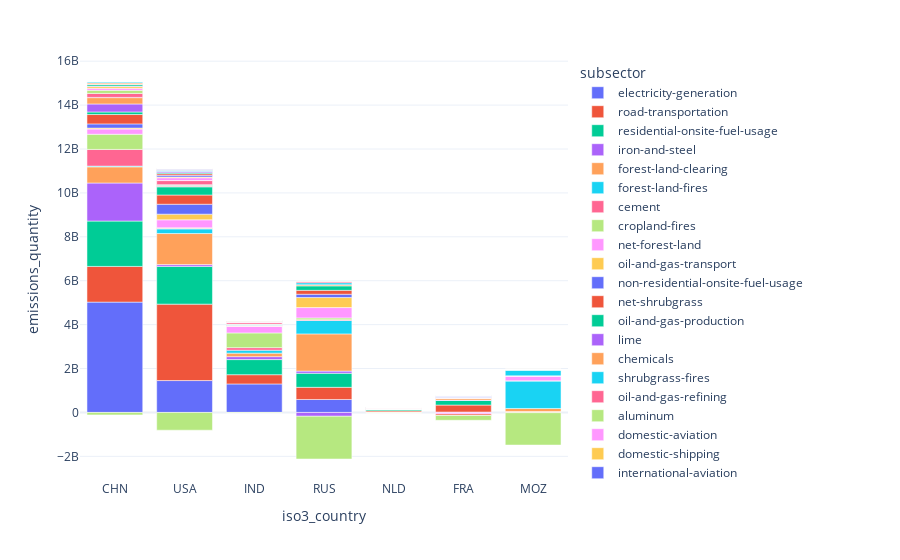

Notebook cell for this chart:
### Markdown cell above
Looking now at emissions and gathering by country, we get a plot relatively similar to what we saw in the section above.


Again, France and the Netherlands barely appear in this graph, and Mozambique's forest management practices have an enormous impact.

### Code cell
px.bar(
(sdf_gy
.group_by(c_iso3_country, c_subsector)
 .agg(c_emissions_quantity.sum())
     .sort([c_emissions_quantity], descending=True)
 .filter(c_iso3_country.is_in(["CHN", "USA", "IND", "RUS","MOZ","FRA", "NLD"]))
 .collect()
)
    ,x=ISO3_COUNTRY, y=EMISSIONS_QUANTITY,color=SUBSECTOR,log_y=False)

### Figure 1 — Plotly figure (JSON) as saved in the notebook; plotly's stock layout.template omitted (floating-point values rounded to 4 significant figures)
{"data": [{"alignmentgroup": "True", "hovertemplate": "subsector=electricity-generation<br>iso3_country=%{x}<br>emissions_quantity=%{y}<extra></extra>", "legendgroup": "electricity-generation", "marker": {"color": "#636efa", "pattern": {"shape": ""}}, "name": "electricity-generation", "offsetgroup": "electricity-generation", "orientation": "v", "showlegend": true, "textposition": "auto", "type": "bar", "x": ["CHN", "USA", "IND", "RUS", "NLD", "FRA", "MOZ"], "xaxis": "x", "y": [5025000000.0, 1452000000.0, 1298000000.0, 590447545, 22940000.0, 16677507, 1203000.0], "yaxis": "y"}, {"alignmentgroup": "True", "hovertemplate": "subsector=road-transportation<br>iso3_country=%{x}<br>emissions_quantity=%{y}<extra></extra>", "legendgroup": "road-transportation", "marker": {"color": "#EF553B", "pattern": {"shape": ""}}, "name": "road-transportation", "offsetgroup": "road-transportation", "orientation": "v", "showlegend": true, "textposition": "auto", "type": "bar", "x": ["USA", "CHN", "RUS", "IND", "FRA", "NLD", "MOZ"], "xaxis": "x", "y": [3481000000.0, 1626000000.0, 553800000.0, 421600000.0, 319900000.0, 52020000.0, 36890000.0], "yaxis": "y"}, {"alignmentgroup": "True", "hovertemplate": "subsector=residential-onsite-fuel-usage<br>iso3_country=%{x}<br>emissions_quantity=%{y}<extra></extra>", "legendgroup": "residential-onsite-fuel-usage", "marker": {"color": "#00cc96", "pattern": {"shape": ""}}, "name": "residential-onsite-fuel-usage", "offsetgroup": "residential-onsite-fuel-usage", "orientation": "v", "showlegend": true, "textposition": "auto", "type": "bar", "x": ["CHN", "USA", "IND", "RUS", "FRA", "NLD", "MOZ"], "xaxis": "x", "y": [2066000000.0, 1719000000.0, 688100000.0, 639300000.0, 206700000.0, 64920000.0, 498100.0], "yaxis": "y"}, {"alignmentgroup": "True", "hovertemplate": "subsector=iron-and-steel<br>iso3_country=%{x}<br>emissions_quantity=%{y}<extra></extra>", "legendgroup": "iron-and-steel", "marker": {"color": "#ab63fa", "pattern": {"shape": ""}}, "name": "iron-and-steel", "offsetgroup": "iron-and-steel", "orientation": "v", "showlegend": true, "textposition": "auto", "type": "bar", "x": ["CHN", "IND", "RUS", "USA", "FRA", "NLD"], "xaxis": "x", "y": [1733000000.0, 134600000.0, 99470000.0, 80540000.0, 21980000.0, 14920000.0], "yaxis": "y"}, {"alignmentgroup": "True", "hovertemplate": "subsector=forest-land-clearing<br>iso3_country=%{x}<br>emissions_quantity=%{y}<extra></extra>", "legendgroup": "forest-land-clearing", "marker": {"color": "#FFA15A", "pattern": {"shape": ""}}, "name": "forest-land-clearing", "offsetgroup": "forest-land-clearing", "orientation": "v", "showlegend": true, "textposition": "auto", "type": "bar", "x": ["RUS", "USA", "CHN", "IND", "MOZ", "FRA", "NLD"], "xaxis": "x", "y": [1695000000.0, 1416000000.0, 736400000.0, 159200000.0, 142200000.0, 83860000.0, 1562000.0], "yaxis": "y"}, {"alignmentgroup": "True", "hovertemplate": "subsector=forest-land-fires<br>iso3_country=%{x}<br>emissions_quantity=%{y}<extra></extra>", "legendgroup": "forest-land-fires", "marker": {"color": "#19d3f3", "pattern": {"shape": ""}}, "name": "forest-land-fires", "offsetgroup": "forest-land-fires", "orientation": "v", "showlegend": true, "textposition": "auto", "type": "bar", "x": ["MOZ", "RUS", "USA", "IND", "CHN", "FRA", "NLD"], "xaxis": "x", "y": [1255000000.0, 612700000.0, 212000000.0, 135200000.0, 33830000.0, 2011000.0, 3500.0], "yaxis": "y"}, {"alignmentgroup": "True", "hovertemplate": "subsector=cement<br>iso3_country=%{x}<br>emissions_quantity=%{y}<extra></extra>", "legendgroup": "cement", "marker": {"color": "#FF6692", "pattern": {"shape": ""}}, "name": "cement", "offsetgroup": "cement", "orientation": "v", "showlegend": true, "textposition": "auto", "type": "bar", "x": ["CHN", "IND", "RUS", "USA", "FRA"], "xaxis": "x", "y": [760500000.0, 115500000.0, 32750000.0, 31570000.0, 11140000.0], "yaxis": "y"}, {"alignmentgroup": "True", "hovertemplate": "subsector=cropland-fires<br>iso3_country=%{x}<br>emissions_quantity=%{y}<extra></extra>", "legendgroup": "cropland-fires", "marker": {"color": "#B6E880", "pattern": {"shape": ""}}, "name": "cropland-fires", "offsetgroup": "cropland-fires", "orientation": "v", "showlegend": true, "textposition": "auto", "type": "bar", "x": ["CHN", "IND", "RUS", "USA", "MOZ", "FRA", "NLD"], "xaxis": "x", "y": [690000000.0, 671400000.0, 81780000.0, 16430000.0, 5439000.0, 1377000.0, 1306.0], "yaxis": "y"}, {"alignmentgroup": "True", "hovertemplate": "subsector=net-forest-land<br>iso3_country=%{x}<br>emissions_quantity=%{y}<extra></extra>", "legendgroup": "net-forest-land", "marker": {"color": "#FF97FF", "pattern": {"shape": ""}}, "name": "net-forest-land", "offsetgroup": "net-forest-land", "orientation": "v", "showlegend": true, "textposition": "auto", "type": "bar", "x": ["RUS", "USA", "IND", "CHN", "MOZ", "NLD", "FRA"], "xaxis": "x", "y": [471500000.0, 366000000.0, 297600000.0, 238700000.0, 223300000.0, -7388000.0, -68220000.0], "yaxis": "y"}, {"alignmentgroup": "True", "hovertemplate": "subsector=oil-and-gas-transport<br>iso3_country=%{x}<br>emissions_quantity=%{y}<extra></extra>", "legendgroup": "oil-and-gas-transport", "marker": {"color": "#FECB52", "pattern": {"shape": ""}}, "name": "oil-and-gas-transport", "offsetgroup": "oil-and-gas-transport", "orientation": "v", "showlegend": true, "textposition": "auto", "type": "bar", "x": ["RUS", "USA", "CHN", "IND", "NLD", "MOZ", "FRA"], "xaxis": "x", "y": [457100000.0, 256800000.0, 42550000.0, 13080000.0, 1761000.0, 1701000.0, 125700.0], "yaxis": "y"}, {"alignmentgroup": "True", "hovertemplate": "subsector=non-residential-onsite-fuel-usage<br>iso3_country=%{x}<br>emissions_quantity=%{y}<extra></extra>", "legendgroup": "non-residential-onsite-fuel-usage", "marker": {"color": "#636efa", "pattern": {"shape": ""}}, "name": "non-residential-onsite-fuel-usage", "offsetgroup": "non-residential-onsite-fuel-usage", "orientation": "v", "showlegend": true, "textposition": "auto", "type": "bar", "x": ["USA", "CHN", "RUS", "FRA", "IND", "NLD", "MOZ"], "xaxis": "x", "y": [452300000.0, 191000000.0, 151000000.0, 46510000.0, 32900000.0, 20270000.0, 7364.0], "yaxis": "y"}, {"alignmentgroup": "True", "hovertemplate": "subsector=net-shrubgrass<br>iso3_country=%{x}<br>emissions_quantity=%{y}<extra></extra>", "legendgroup": "net-shrubgrass", "marker": {"color": "#EF553B", "pattern": {"shape": ""}}, "name": "net-shrubgrass", "offsetgroup": "net-shrubgrass", "orientation": "v", "showlegend": true, "textposition": "auto", "type": "bar", "x": ["CHN", "USA", "RUS", "IND", "NLD", "MOZ", "FRA"], "xaxis": "x", "y": [426800000.0, 419200000.0, 177400000.0, -1421000.0, -3591000.0, -11080000.0, -66570000.0], "yaxis": "y"}, {"alignmentgroup": "True", "hovertemplate": "subsector=oil-and-gas-production<br>iso3_country=%{x}<br>emissions_quantity=%{y}<extra></extra>", "legendgroup": "oil-and-gas-production", "marker": {"color": "#00cc96", "pattern": {"shape": ""}}, "name": "oil-and-gas-production", "offsetgroup": "oil-and-gas-production", "orientation": "v", "showlegend": true, "textposition": "auto", "type": "bar", "x": ["USA", "RUS", "CHN", "IND", "NLD", "MOZ", "FRA"], "xaxis": "x", "y": [373100000.0, 203400000.0, 115500000.0, 10760000.0, 3783000.0, 508800.0, 138800.0], "yaxis": "y"}, {"alignmentgroup": "True", "hovertemplate": "subsector=lime<br>iso3_country=%{x}<br>emissions_quantity=%{y}<extra></extra>", "legendgroup": "lime", "marker": {"color": "#ab63fa", "pattern": {"shape": ""}}, "name": "lime", "offsetgroup": "lime", "orientation": "v", "showlegend": true, "textposition": "auto", "type": "bar", "x": ["CHN", "USA", "FRA"], "xaxis": "x", "y": [365300000.0, 31110000.0, 5103000.0], "yaxis": "y"}, {"alignmentgroup": "True", "hovertemplate": "subsector=chemicals<br>iso3_country=%{x}<br>emissions_quantity=%{y}<extra></extra>", "legendgroup": "chemicals", "marker": {"color": "#FFA15A", "pattern": {"shape": ""}}, "name": "chemicals", "offsetgroup": "chemicals", "orientation": "v", "showlegend": true, "textposition": "auto", "type": "bar", "x": ["CHN", "RUS", "USA", "IND", "NLD", "FRA"], "xaxis": "x", "y": [288300000.0, 53250000.0, 39380000.0, 35960000.0, 6932000.0, 5438000.0], "yaxis": "y"}, {"alignmentgroup": "True", "hovertemplate": "subsector=shrubgrass-fires<br>iso3_country=%{x}<br>emissions_quantity=%{y}<extra></extra>", "legendgroup": "shrubgrass-fires", "marker": {"color": "#19d3f3", "pattern": {"shape": ""}}, "name": "shrubgrass-fires", "offsetgroup": "shrubgrass-fires", "orientation": "v", "showlegend": true, "textposition": "auto", "type": "bar", "x": ["MOZ", "RUS", "USA", "IND", "CHN", "FRA", "NLD"], "xaxis": "x", "y": [277400000.0, 89770000.0, 28480000.0, 11240000.0, 11110000.0, 325900.0, 842.3], "yaxis": "y"}, {"alignmentgroup": "True", "hovertemplate": "subsector=oil-and-gas-refining<br>iso3_country=%{x}<br>emissions_quantity=%{y}<extra></extra>", "legendgroup": "oil-and-gas-refining", "marker": {"color": "#FF6692", "pattern": {"shape": ""}}, "name": "oil-and-gas-refining", "offsetgroup": "oil-and-gas-refining", "orientation": "v", "showlegend": true, "textposition": "auto", "type": "bar", "x": ["USA", "CHN", "IND", "RUS", "NLD", "FRA"], "xaxis": "x", "y": [186300000.0, 180700000.0, 69780000.0, 64020000.0, 15190000.0, 11630000.0], "yaxis": "y"}, {"alignmentgroup": "True", "hovertemplate": "subsector=aluminum<br>iso3_country=%{x}<br>emissions_quantity=%{y}<extra></extra>", "legendgroup": "aluminum", "marker": {"color": "#B6E880", "pattern": {"shape": ""}}, "name": "aluminum", "offsetgroup": "aluminum", "orientation": "v", "showlegend": true, "textposition": "auto", "type": "bar", "x": ["CHN", "IND", "RUS", "USA", "MOZ", "FRA"], "xaxis": "x", "y": [144100000.0, 18740000.0, 12960000.0, 2945000.0, 2055000.0, 1581000.0], "yaxis": "y"}, {"alignmentgroup": "True", "hovertemplate": "subsector=domestic-aviation<br>iso3_country=%{x}<br>emissions_quantity=%{y}<extra></extra>", "legendgroup": "domestic-aviation", "marker": {"color": "#FF97FF", "pattern": {"shape": ""}}, "name": "domestic-aviation", "offsetgroup": "domestic-aviation", "orientation": "v", "showlegend": true, "textposition": "auto", "type": "bar", "x": ["USA", "CHN", "IND", "RUS", "FRA", "MOZ", "NLD"], "xaxis": "x", "y": [127100000.0, 89160000.0, 12040000.0, 9642000.0, 1571000.0, 89580.0, 802.3], "yaxis": "y"}, {"alignmentgroup": "True", "hovertemplate": "subsector=domestic-shipping<br>iso3_country=%{x}<br>emissions_quantity=%{y}<extra></extra>", "legendgroup": "domestic-shipping", "marker": {"color": "#FECB52", "pattern": {"shape": ""}}, "name": "domestic-shipping", "offsetgroup": "domestic-shipping", "orientation": "v", "showlegend": true, "textposition": "auto", "type": "bar", "x": ["CHN", "USA", "RUS", "NLD", "FRA", "IND", "MOZ"], "xaxis": "x", "y": [80040000.0, 33680000.0, 8845000.0, 7822000.0, 6520000.0, 5809000.0, 406100.0], "yaxis": "y"}, {"alignmentgroup": "True", "hovertemplate": "subsector=international-aviation<br>iso3_country=%{x}<br>emissions_quantity=%{y}<extra></extra>", "legendgroup": "international-aviation", "marker": {"color": "#636efa", "pattern": {"shape": ""}}, "name": "international-aviation", "offsetgroup": "international-aviation", "orientation": "v", "showlegend": true, "textposition": "auto", "type": "bar", "x": ["USA", "CHN", "FRA", "IND", "NLD", "RUS", "MOZ"], "xaxis": "x", "y": [76660000.0, 26920000.0, 17790000.0, 12160000.0, 10330000.0, 5104000.0, 141500.0], "yaxis": "y"}, {"alignmentgroup": "True", "hovertemplate": "subsector=other-chemicals<br>iso3_country=%{x}<br>emissions_quantity=%{y}<extra></extra>", "legendgroup": "other-chemicals", "marker": {"color": "#EF553B", "pattern": {"shape": ""}}, "name": "other-chemicals", "offsetgroup": "other-chemicals", "orientation": "v", "showlegend": true, "textposition": "auto", "type": "bar", "x": ["USA"], "xaxis": "x", "y": [72180000.0], "yaxis": "y"}, {"alignmentgroup": "True", "hovertemplate": "subsector=petrochemical-steam-cracking<br>iso3_country=%{x}<br>emissions_quantity=%{y}<extra></extra>", "legendgroup": "petrochemical-steam-cracking", "marker": {"color": "#00cc96", "pattern": {"shape": ""}}, "name": "petrochemical-steam-cracking", "offsetgroup": "petrochemical-steam-cracking", "orientation": "v", "showlegend": true, "textposition": "auto", "type": "bar", "x": ["CHN", "USA", "IND", "RUS", "NLD", "FRA"], "xaxis": "x", "y": [69600000.0, 46140000.0, 8760000.0, 4728000.0, 4661000.0, 3077000.0], "yaxis": "y"}, {"alignmentgroup": "True", "hovertemplate": "subsector=net-wetland<br>iso3_country=%{x}<br>emissions_quantity=%{y}<extra></extra>", "legendgroup": "net-wetland", "marker": {"color": "#ab63fa", "pattern": {"shape": ""}}, "name": "net-wetland", "offsetgroup": "net-wetland", "orientation": "v", "showlegend": true, "textposition": "auto", "type": "bar", "x": ["USA", "CHN", "MOZ", "NLD", "FRA", "IND", "RUS"], "xaxis": "x", "y": [62460000.0, 4354000.0, 671100.0, -224700.0, -947300.0, -5364000.0, -174800000.0], "yaxis": "y"}, {"alignmentgroup": "True", "hovertemplate": "subsector=coal-mining<br>iso3_country=%{x}<br>emissions_quantity=%{y}<extra></extra>", "legendgroup": "coal-mining", "marker": {"color": "#FFA15A", "pattern": {"shape": ""}}, "name": "coal-mining", "offsetgroup": "coal-mining", "orientation": "v", "showlegend": true, "textposition": "auto", "type": "bar", "x": ["CHN", "IND", "USA", "RUS", "MOZ"], "xaxis": "x", "y": [57490000.0, 17600000.0, 9269000.0, 8504000.0, 244600.0], "yaxis": "y"}, {"alignmentgroup": "True", "hovertemplate": "subsector=international-shipping<br>iso3_country=%{x}<br>emissions_quantity=%{y}<extra></extra>", "legendgroup": "international-shipping", "marker": {"color": "#19d3f3", "pattern": {"shape": ""}}, "name": "international-shipping", "offsetgroup": "international-shipping", "orientation": "v", "showlegend": true, "textposition": "auto", "type": "bar", "x": ["CHN", "USA", "IND", "NLD", "FRA", "RUS", "MOZ"], "xaxis": "x", "y": [56990000.0, 40780000.0, 13760000.0, 10770000.0, 6797000.0, 6620000.0, 1346000.0], "yaxis": "y"}, {"alignmentgroup": "True", "hovertemplate": "subsector=food-beverage-tobacco<br>iso3_country=%{x}<br>emissions_quantity=%{y}<extra></extra>", "legendgroup": "food-beverage-tobacco", "marker": {"color": "#FF6692", "pattern": {"shape": ""}}, "name": "food-beverage-tobacco", "offsetgroup": "food-beverage-tobacco", "orientation": "v", "showlegend": true, "textposition": "auto", "type": "bar", "x": ["USA", "FRA", "NLD"], "xaxis": "x", "y": [24300000.0, 15640000.0, 6241000.0], "yaxis": "y"}, {"alignmentgroup": "True", "hovertemplate": "subsector=wetland-fires<br>iso3_country=%{x}<br>emissions_quantity=%{y}<extra></extra>", "legendgroup": "wetland-fires", "marker": {"color": "#B6E880", "pattern": {"shape": ""}}, "name": "wetland-fires", "offsetgroup": "wetland-fires", "orientation": "v", "showlegend": true, "textposition": "auto", "type": "bar", "x": ["RUS", "MOZ", "USA", "CHN", "IND", "FRA", "NLD"], "xaxis": "x", "y": [23580000.0, 12400000.0, 3240000.0, 718400.0, 90330.0, 530.7, 69.57], "yaxis": "y"}, {"alignmentgroup": "True", "hovertemplate": "subsector=textiles-leather-apparel<br>iso3_country=%{x}<br>emissions_quantity=%{y}<extra></extra>", "legendgroup": "textiles-leather-apparel", "marker": {"color": "#FF97FF", "pattern": {"shape": ""}}, "name": "textiles-leather-apparel", "offsetgroup": "textiles-leather-apparel", "orientation": "v", "showlegend": true, "textposition": "auto", "type": "bar", "x": ["CHN", "USA", "IND", "FRA", "NLD"], "xaxis": "x", "y": [20190000.0, 1749000.0, 362200.0, 259000.0, 98520.0], "yaxis": "y"}, {"alignmentgroup": "True", "hovertemplate": "subsector=other-metals<br>iso3_country=%{x}<br>emissions_quantity=%{y}<extra></extra>", "legendgroup": "other-metals", "marker": {"color": "#FECB52", "pattern": {"shape": ""}}, "name": "other-metals", "offsetgroup": "other-metals", "orientation": "v", "showlegend": true, "textposition": "auto", "type": "bar", "x": ["USA", "FRA", "NLD"], "xaxis": "x", "y": [20040000.0, 5011000.0, 115000.0], "yaxis": "y"}, {"alignmentgroup": "True", "hovertemplate": "subsector=other-manufacturing<br>iso3_country=%{x}<br>emissions_quantity=%{y}<extra></extra>", "legendgroup": "other-manufacturing", "marker": {"color": "#636efa", "pattern": {"shape": ""}}, "name": "other-manufacturing", "offsetgroup": "other-manufacturing", "orientation": "v", "showlegend": true, "textposition": "auto", "type": "bar", "x": ["USA"], "xaxis": "x", "y": [16180000.0], "yaxis": "y"}, {"alignmentgroup": "True", "hovertemplate": "subsector=pulp-and-paper<br>iso3_country=%{x}<br>emissions_quantity=%{y}<extra></extra>", "legendgroup": "pulp-and-paper", "marker": {"color": "#EF553B", "pattern": {"shape": ""}}, "name": "pulp-and-paper", "offsetgroup": "pulp-and-paper", "orientation": "v", "showlegend": true, "textposition": "auto", "type": "bar", "x": ["USA", "CHN", "RUS", "FRA", "IND"], "xaxis": "x", "y": [14670000.0, 5437000.0, 1216000.0, 216600.0, 202900.0], "yaxis": "y"}, {"alignmentgroup": "True", "hovertemplate": "subsector=glass<br>iso3_country=%{x}<br>emissions_quantity=%{y}<extra></extra>", "legendgroup": "glass", "marker": {"color": "#00cc96", "pattern": {"shape": ""}}, "name": "glass", "offsetgroup": "glass", "orientation": "v", "showlegend": true, "textposition": "auto", "type": "bar", "x": ["USA", "FRA", "NLD"], "xaxis": "x", "y": [9214000.0, 5658000.0, 751600.0], "yaxis": "y"}, {"alignmentgroup": "True", "hovertemplate": "subsector=forest-land-degradation<br>iso3_country=%{x}<br>emissions_quantity=%{y}<extra></extra>", "legendgroup": "forest-land-degradation", "marker": {"color": "#ab63fa", "pattern": {"shape": ""}}, "name": "forest-land-degradation", "offsetgroup": "forest-land-degradation", "orientation": "v", "showlegend": true, "textposition": "auto", "type": "bar", "x": ["IND", "CHN", "MOZ", "USA", "FRA", "RUS", "NLD"], "xaxis": "x", "y": [9213000.0, 70860.0, 15170.0, 7399.0, 0, 0, 0], "yaxis": "y"}, {"alignmentgroup": "True", "hovertemplate": "subsector=iron-mining<br>iso3_country=%{x}<br>emissions_quantity=%{y}<extra></extra>", "legendgroup": "iron-mining", "marker": {"color": "#FFA15A", "pattern": {"shape": ""}}, "name": "iron-mining", "offsetgroup": "iron-mining", "orientation": "v", "showlegend": true, "textposition": "auto", "type": "bar", "x": ["RUS", "IND", "USA", "CHN"], "xaxis": "x", "y": [8701000.0, 4492437, 2659000.0, 2541000.0], "yaxis": "y"}, {"alignmentgroup": "True", "hovertemplate": "subsector=copper-mining<br>iso3_country=%{x}<br>emissions_quantity=%{y}<extra></extra>", "legendgroup": "copper-mining", "marker": {"color": "#19d3f3", "pattern": {"shape": ""}}, "name": "copper-mining", "offsetgroup": "copper-mining", "orientation": "v", "showlegend": true, "textposition": "auto", "type": "bar", "x": ["CHN", "USA", "RUS", "IND"], "xaxis": "x", "y": [7523000.0, 4474000.0, 1913000.0, 7854], "yaxis": "y"}, {"alignmentgroup": "True", "hovertemplate": "subsector=bauxite-mining<br>iso3_country=%{x}<br>emissions_quantity=%{y}<extra></extra>", "legendgroup": "bauxite-mining", "marker": {"color": "#FF6692", "pattern": {"shape": ""}}, "name": "bauxite-mining", "offsetgroup": "bauxite-mining", "orientation": "v", "showlegend": true, "textposition": "auto", "type": "bar", "x": ["IND", "CHN", "RUS", "MOZ"], "xaxis": "x", "y": [852845, 283200.0, 134500.0, 121], "yaxis": "y"}, {"alignmentgroup": "True", "hovertemplate": "subsector=water-reservoirs<br>iso3_country=%{x}<br>emissions_quantity=%{y}<extra></extra>", "legendgroup": "water-reservoirs", "marker": {"color": "#B6E880", "pattern": {"shape": ""}}, "name": "water-reservoirs", "offsetgroup": "water-reservoirs", "orientation": "v", "showlegend": true, "textposition": "auto", "type": "bar", "x": ["CHN", "IND", "RUS", "USA", "MOZ", "NLD", "FRA"], "xaxis": "x", "y": [585600.0, 338300.0, 80310.0, 732.7, 0, 0, 0], "yaxis": "y"}, {"alignmentgroup": "True", "hovertemplate": "subsector=enteric-fermentation-cattle-operation<br>iso3_country=%{x}<br>emissions_quantity=%{y}<extra></extra>", "legendgroup": "enteric-fermentation-cattle-operation", "marker": {"color": "#FF97FF", "pattern": {"shape": ""}}, "name": "enteric-fermentation-cattle-operation", "offsetgroup": "enteric-fermentation-cattle-operation", "orientation": "v", "showlegend": true, "textposition": "auto", "type": "bar", "x": ["CHN", "USA", "RUS", "FRA"], "xaxis": "x", "y": [0, 0, 0, 0], "yaxis": "y"}, {"alignmentgroup": "True", "hovertemplate": "subsector=manure-left-on-pasture-cattle<br>iso3_country=%{x}<br>emissions_quantity=%{y}<extra></extra>", "legendgroup": "manure-left-on-pasture-cattle", "marker": {"color": "#FECB52", "pattern": {"shape": ""}}, "name": "manure-left-on-pasture-cattle", "offsetgroup": "manure-left-on-pasture-cattle", "orientation": "v", "showlegend": true, "textposition": "auto", "type": "bar", "x": ["NLD", "USA", "IND", "FRA", "RUS", "CHN", "MOZ"], "xaxis": "x", "y": [0, 0, 0, 0, 0, 0, 0], "yaxis": "y"}, {"alignmentgroup": "True", "hovertemplate": "subsector=solid-waste-disposal<br>iso3_country=%{x}<br>emissions_quantity=%{y}<extra></extra>", "legendgroup": "solid-waste-disposal", "marker": {"color": "#636efa", "pattern": {"shape": ""}}, "name": "solid-waste-disposal", "offsetgroup": "solid-waste-disposal", "orientation": "v", "showlegend": true, "textposition": "auto", "type": "bar", "x": ["CHN", "IND", "RUS", "MOZ", "NLD", "USA", "FRA"], "xaxis": "x", "y": [0, 0, 0, 0, 0, 0, 0], "yaxis": "y"}, {"alignmentgroup": "True", "hovertemplate": "subsector=domestic-wastewater-treatment-and-discharge<br>iso3_country=%{x}<br>emissions_quantity=%{y}<extra></extra>", "legendgroup": "domestic-wastewater-treatment-and-discharge", "marker": {"color": "#EF553B", "pattern": {"shape": ""}}, "name": "domestic-wastewater-treatment-and-discharge", "offsetgroup": "domestic-wastewater-treatment-and-discharge", "orientation": "v", "showlegend": true, "textposition": "auto", "type": "bar", "x": ["CHN", "MOZ", "USA", "IND", "NLD", "FRA", "RUS"], "xaxis": "x", "y": [0, 0, 0, 0, 0, 0, 0], "yaxis": "y"}, {"alignmentgroup": "True", "hovertemplate": "subsector=industrial-wastewater-treatment-and-discharge<br>iso3_country=%{x}<br>emissions_quantity=%{y}<extra></extra>", "legendgroup": "industrial-wastewater-treatment-and-discharge", "marker": {"color": "#00cc96", "pattern": {"shape": ""}}, "name": "industrial-wastewater-treatment-and-discharge", "offsetgroup": "industrial-wastewater-treatment-and-discharge", "orientation": "v", "showlegend": true, "textposition": "auto", "type": "bar", "x": ["USA", "IND", "CHN", "NLD", "RUS", "FRA"], "xaxis": "x", "y": [0, 0, 0, 0, 0, 0], "yaxis": "y"}, {"alignmentgroup": "True", "hovertemplate": "subsector=enteric-fermentation-cattle-pasture<br>iso3_country=%{x}<br>emissions_quantity=%{y}<extra></extra>", "legendgroup": "enteric-fermentation-cattle-pasture", "marker": {"color": "#ab63fa", "pattern": {"shape": ""}}, "name": "enteric-fermentation-cattle-pasture", "offsetgroup": "enteric-fermentation-cattle-pasture", "orientation": "v", "showlegend": true, "textposition": "auto", "type": "bar", "x": ["RUS", "CHN", "IND", "USA", "NLD", "FRA", "MOZ"], "xaxis": "x", "y": [0, 0, 0, 0, 0, 0, 0], "yaxis": "y"}, {"alignmentgroup": "True", "hovertemplate": "subsector=rice-cultivation<br>iso3_country=%{x}<br>emissions_quantity=%{y}<extra></extra>", "legendgroup": "rice-cultivation", "marker": {"color": "#FFA15A", "pattern": {"shape": ""}}, "name": "rice-cultivation", "offsetgroup": "rice-cultivation", "orientation": "v", "showlegend": true, "textposition": "auto", "type": "bar", "x": ["NLD", "USA", "RUS", "IND", "FRA", "MOZ", "CHN"], "xaxis": "x", "y": [0, 0, 0, 0, 0, 0, 0], "yaxis": "y"}, {"alignmentgroup": "True", "hovertemplate": "subsector=synthetic-fertilizer-application<br>iso3_country=%{x}<br>emissions_quantity=%{y}<extra></extra>", "legendgroup": "synthetic-fertilizer-application", "marker": {"color": "#19d3f3", "pattern": {"shape": ""}}, "name": "synthetic-fertilizer-application", "offsetgroup": "synthetic-fertilizer-application", "orientation": "v", "showlegend": true, "textposition": "auto", "type": "bar", "x": ["CHN", "NLD", "USA", "RUS", "MOZ", "IND", "FRA"], "xaxis": "x", "y": [0, 0, 0, 0, 0, 0, 0], "yaxis": "y"}, {"alignmentgroup": "True", "hovertemplate": "subsector=manure-management-cattle-operation<br>iso3_country=%{x}<br>emissions_quantity=%{y}<extra></extra>", "legendgroup": "manure-management-cattle-operation", "marker": {"color": "#FF6692", "pattern": {"shape": ""}}, "name": "manure-management-cattle-operation", "offsetgroup": "manure-management-cattle-operation", "orientation": "v", "showlegend": true, "textposition": "auto", "type": "bar", "x": ["CHN", "FRA", "RUS", "USA"], "xaxis": "x", "y": [0, 0, 0, 0], "yaxis": "y"}, {"alignmentgroup": "True", "hovertemplate": "subsector=removals<br>iso3_country=%{x}<br>emissions_quantity=%{y}<extra></extra>", "legendgroup": "removals", "marker": {"color": "#B6E880", "pattern": {"shape": ""}}, "name": "removals", "offsetgroup": "removals", "orientation": "v", "showlegend": true, "textposition": "auto", "type": "bar", "x": ["NLD", "IND", "CHN", "FRA", "USA", "MOZ", "RUS"], "xaxis": "x", "y": [-12810000.0, -23510000.0, -112300000.0, -222500000.0, -809200000.0, -1474000000.0, -1946000000.0], "yaxis": "y"}], "layout": {"autosize": true, "barmode": "relative", "legend": {"title": {"text": "subsector"}, "tracegroupgap": 0}, "margin": {"t": 60}, "xaxis": {"anchor": "y", "autorange": true, "domain": [0, 1], "range": [-0.5, 6.5], "title": {"text": "iso3_country"}, "type": "category"}, "yaxis": {"anchor": "x", "autorange": true, "domain": [0, 1], "range": [-3077000000.0, 16050000000.0], "title": {"text": "emissions_quantity"}, "type": "linear"}}}
